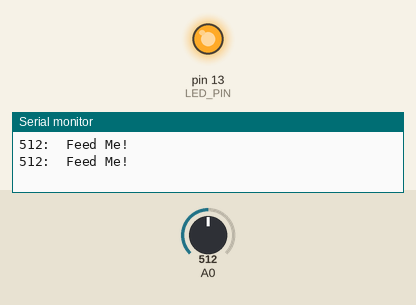
Recording of a sketch running on a simulated Arduino Uno, built with avr-gcc and run on an emulated ATmega328P. On the bench: output pins drawn as LEDs (lit = HIGH), the last lines printed to the serial monitor. The inputs (shaded band) are chosen by the test bench; at power-on: A0 = 512.

Above: at 10.8 s.
10.9 s: A0 set to 789
21.2 s: A0 set to 818
At 31.2 s:
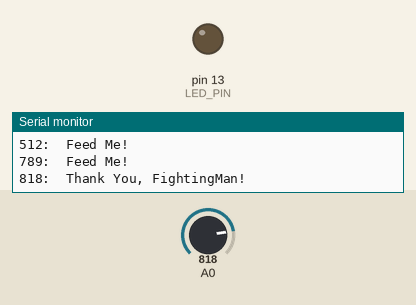
31.5 s: A0 set to 790
At 41.2 s:
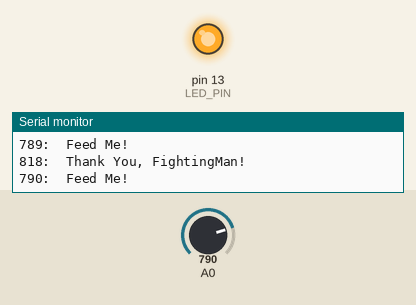
41.5 s: A0 set to 810
At 51.3 s:
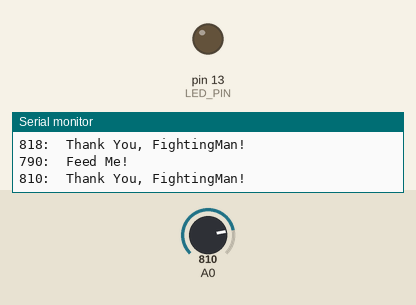
Timing chart, 0 to 52.5 s (numbered marks = the images above; inputs shaded):
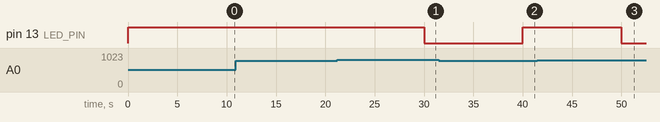

Measured:
- the behaviour switches between 799 and 800 on A0 (found by bisection; images 0 and 1)
- after the input at 21.2 s, pin 13 (LED_PIN): HIGH → LOW after 8.8 s
- after the input at 31.5 s, pin 13 (LED_PIN): LOW → HIGH after 8.5 s
- after the input at 41.5 s, pin 13 (LED_PIN): HIGH → LOW after 8.5 s

The sketch:

lab1.ino
```cpp
const short LED_PIN    = 13;
const short THRESHOLD = 800;
const short INTERVAL   = 10000;
const short SERIAL_BAUD_RATE = 9600;

boolean needs_water() {
  short moisture = analogRead(A0);
  Serial.print(moisture);
  Serial.print(":\t");
  if (moisture < THRESHOLD) {
    return true;
  } else {
    return false;
  }
}
void indicate_dry()
{
  digitalWrite(LED_PIN, HIGH);
  Serial.println("Feed Me!");
}
void indicate_moist()
{
  digitalWrite(LED_PIN, LOW);
  Serial.println("Thank You, FightingMan!");
}

void setup()
{
  Serial.begin(SERIAL_BAUD_RATE);
  pinMode(LED_PIN, OUTPUT);
}

void loop()
{
  if (needs_water()) {
    indicate_dry();
  } else {
    indicate_moist();
  }

  delay(INTERVAL);
}
```
